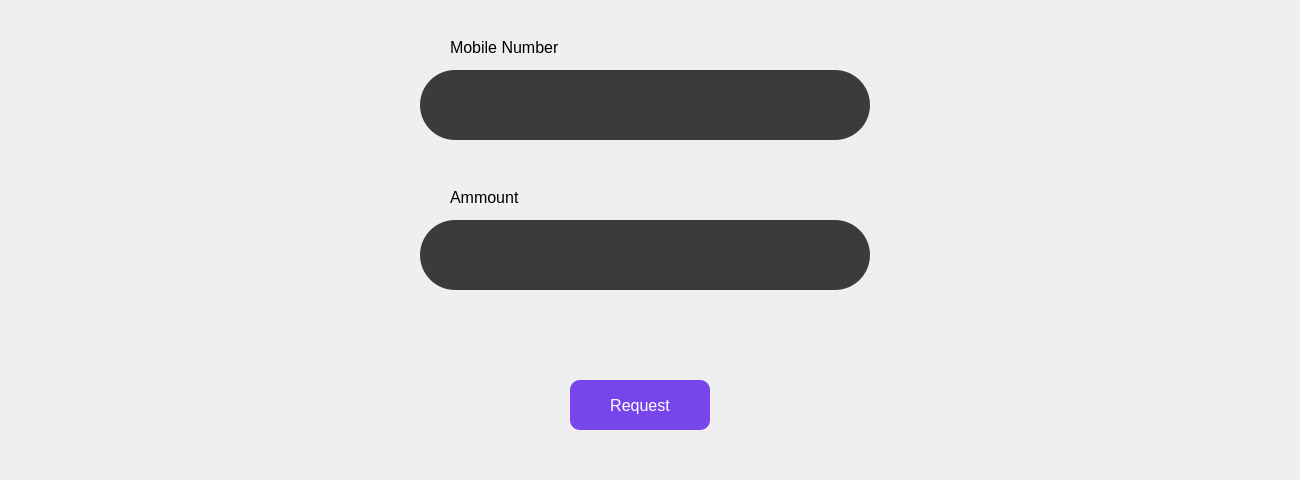
          <widget class="QWidget" name="page_19">
           <widget class="QWidget" name="widget_33" native="true">
            <property name="geometry">
             <rect>
              <x>0</x>
              <y>0</y>
              <width>1291</width>
              <height>471</height>
             </rect>
            </property>
            <property name="styleSheet">
             <string notr="true">QLineEdit{
border-radius:35;
}
QPushButton{
background-color:rgb(122, 105, 233);
color:white;
border-radius:7px;
}</string>
            </property>
            <widget class="QLineEdit" name="lineEdit_20">
             <property name="geometry">
              <rect>
               <x>420</x>
               <y>70</y>
               <width>450</width>
               <height>70</height>
              </rect>
             </property>
             <property name="minimumSize">
              <size>
               <width>450</width>
               <height>70</height>
              </size>
             </property>
             <property name="maximumSize">
              <size>
               <width>450</width>
               <height>70</height>
              </size>
             </property>
             <property name="font">
              <font>
               <pointsize>14</pointsize>
              </font>
             </property>
             <property name="styleSheet">
              <string notr="true">background-color: rgb(59, 59, 59);</string>
             </property>
             <property name="text">
              <string/>
             </property>
             <property name="placeholderText">
              <string/>
             </property>
            </widget>
            <widget class="QLineEdit" name="lineEdit_21">
             <property name="geometry">
              <rect>
               <x>420</x>
               <y>220</y>
               <width>450</width>
               <height>70</height>
              </rect>
             </property>
             <property name="minimumSize">
              <size>
               <width>450</width>
               <height>70</height>
              </size>
             </property>
             <property name="maximumSize">
              <size>
               <width>450</width>
               <height>70</height>
              </size>
             </property>
             <property name="font">
              <font>
               <pointsize>14</pointsize>
              </font>
             </property>
             <property name="styleSheet">
              <string notr="true">background-color: rgb(59, 59, 59);</string>
             </property>
             <property name="text">
              <string/>
             </property>
             <property name="placeholderText">
              <string/>
             </property>
            </widget>
            <widget class="QLabel" name="label_107">
             <property name="geometry">
              <rect>
               <x>450</x>
               <y>30</y>
               <width>151</width>
               <height>36</height>
              </rect>
             </property>
             <property name="font">
              <font>
               <pointsize>16</pointsize>
              </font>
             </property>
             <property name="styleSheet">
              <string notr="true">text-align:center;</string>
             </property>
             <property name="text">
              <string>&lt;html&gt;&lt;head/&gt;&lt;body&gt;&lt;p&gt;&lt;span style=&quot; font-size:12pt;&quot;&gt;Mobile Number&lt;/span&gt;&lt;/p&gt;&lt;/body&gt;&lt;/html&gt;</string>
             </property>
            </widget>
            <widget class="QLabel" name="label_108">
             <property name="geometry">
              <rect>
               <x>450</x>
               <y>180</y>
               <width>91</width>
               <height>36</height>
              </rect>
             </property>
             <property name="font">
              <font>
               <pointsize>16</pointsize>
              </font>
             </property>
             <property name="styleSheet">
              <string notr="true">text-align:center;</string>
             </property>
             <property name="text">
              <string>&lt;html&gt;&lt;head/&gt;&lt;body&gt;&lt;p&gt;&lt;span style=&quot; font-size:12pt;&quot;&gt;Ammount&lt;/span&gt;&lt;/p&gt;&lt;/body&gt;&lt;/html&gt;</string>
             </property>
            </widget>
            <widget class="QPushButton" name="pushButton_106">
             <property name="geometry">
              <rect>
               <x>570</x>
               <y>380</y>
               <width>140</width>
               <height>50</height>
              </rect>
             </property>
             <property name="minimumSize">
              <size>
               <width>140</width>
               <height>50</height>
              </size>
             </property>
             <property name="maximumSize">
              <size>
               <width>140</width>
               <height>50</height>
              </size>
             </property>
             <property name="font">
              <font>
               <pointsize>12</pointsize>
               <bold>false</bold>
              </font>
             </property>
             <property name="styleSheet">
              <string notr="true">QPushButton:hover{
	background-color:rgb(100, 60, 200);
}
QPushButton{
background-color:rgb(119, 70, 234);
border-radius:10px;
color:rgb(255, 255, 255);
}</string>
             </property>
             <property name="text">
              <string>Request</string>
             </property>
            </widget>
            <widget class="QLabel" name="label_156">
             <property name="geometry">
              <rect>
               <x>450</x>
               <y>150</y>
               <width>421</width>
               <height>20</height>
              </rect>
             </property>
             <property name="font">
              <font>
               <pointsize>12</pointsize>
              </font>
             </property>
             <property name="styleSheet">
              <string notr="true">color:red;</string>
             </property>
             <property name="text">
              <string/>
             </property>
            </widget>
            <widget class="QLabel" name="label_157">
             <property name="geometry">
              <rect>
               <x>460</x>
               <y>300</y>
               <width>421</width>
               <height>20</height>
              </rect>
             </property>
             <property name="font">
              <font>
               <pointsize>12</pointsize>
              </font>
             </property>
             <property name="styleSheet">
              <string notr="true">color:red;</string>
             </property>
             <property name="text">
              <string/>
             </property>
            </widget>
           </widget>
          </widget>
